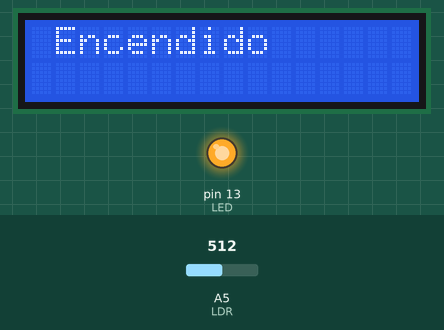
This sketch was run on a simulated Arduino Uno, built with avr-gcc and run on an emulated ATmega328P. On the bench: 16×2 character LCD, output pins drawn as LEDs (lit = HIGH). The test bench sets the inputs (shaded band); at power-on: A5 (LDR) = 512. What the sketch prints to the serial monitor is not drawn.

Above: at 1.6 s.
1.7 s: A5 (LDR) set to 417
4.2 s: A5 (LDR) set to 384
At 6.9 s:
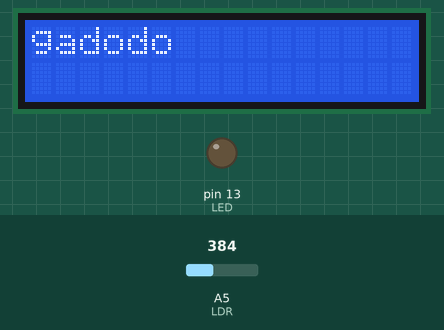
7.5 s: A5 (LDR) set to 410
At 14.7 s:
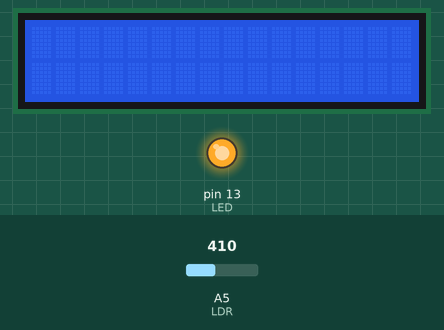
Timing chart, 0 to 16.2 s (numbered marks = the images above; inputs shaded):
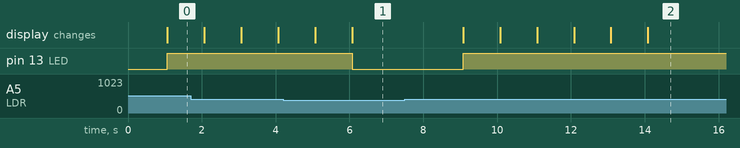

Measured:
- the behaviour switches between 401 and 400 on A5 (LDR) (found by bisection; images 0 and 1)
- after the input at 4.2 s, pin 13 (LED): HIGH → LOW after 1.9 s; the display: first differs from a run without the input after 1.9 s (image 1)
- after the input at 7.5 s, pin 13 (LED): LOW → HIGH after 1.6 s; the display: first changes after 1.6 s (image 2 shows a later state)

The sketch:

LCD.ino
```cpp
#include <LiquidCrystal.h>
LiquidCrystal lcd(7,6,5,4,3,2);
int LDR = A5;
int valor;
int LED = 13;

void setup() {
lcd.begin(16,2);
  Serial.begin(9600);
  pinMode(LDR, INPUT);
  pinMode(LED, OUTPUT);
}

void loop() {
lcd.setCursor(2,0);
  int valor = analogRead(LDR);
  Serial.println(valor);
  delay(1000);
  if(valor <= 400){
    digitalWrite(LED, LOW);
     lcd.print("Apagado");
  }else{
    digitalWrite(LED, HIGH);
    lcd.print("Encendido");
    lcd.scrollDisplayLeft();
  }
}
```
